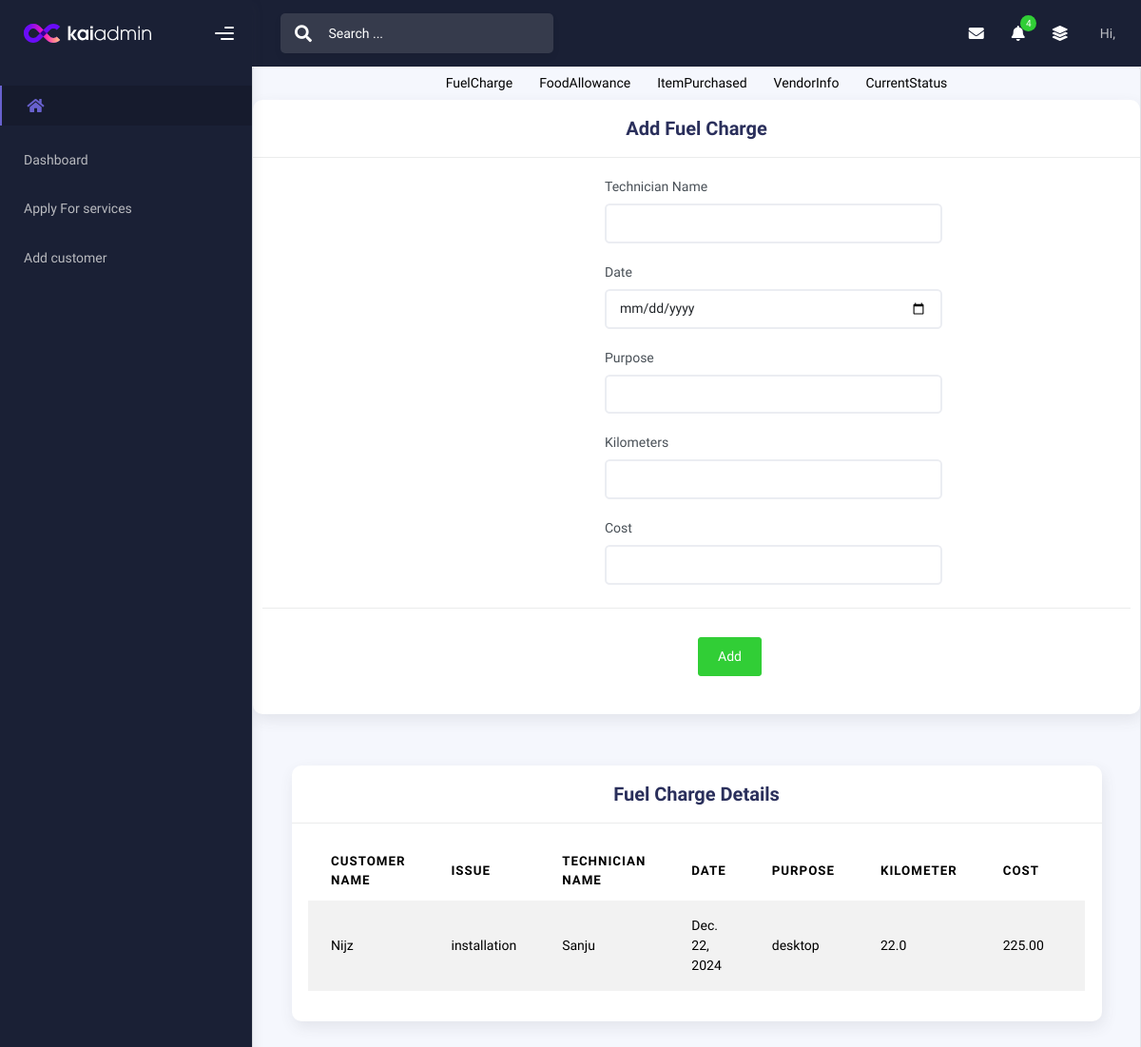
The page /fuelcharge/2/ on the database its author committed.
### workapp/models.py (models this page shows)
class FuelCharge(models.Model):
    technician_name = models.CharField(max_length=100)
    date = models.DateField()
    purpose = models.TextField()
    kilometers = models.FloatField()
    cost = models.DecimalField(max_digits=10, decimal_places=2,default=0)
    apply = models.ForeignKey(Apply, on_delete=models.CASCADE,related_name='fuel_charges', blank=True,null=True)
    customer_name = models.CharField(max_length=225)
    issue = models.TextField()

### workapp/views.py (the view, shortened to what this page needs)
# urls.py: path('fuelcharge/<int:apply_id>/',views.fuelcharge,name='fuelcharge'),
def fuelcharge(request, apply_id):
    try:
        apply_instance = Apply.objects.get(id=apply_id)
    except Apply.DoesNotExist:
        messages.error(request, "Apply instance not found.")
        return redirect('apply_list')  # Replace with your appropriate redirect
    fuel_charges = FuelCharge.objects.filter(apply=apply_instance)
    return render(request, 'fuelcharge.html', {
        'apply': apply_instance,
        'fuel_charges': fuel_charges,
    })

### template/fuelcharge.html (shortened to what this page needs)
{% extends 'index.html' %}
{% block content %}
<div class="container w-100 mt-8  border rounded shadow ">
<ul class="nav justify-content-center">
    <li class="nav-item">
      <a class="nav-link" href="{% url 'fuelcharge' apply.id %}">FuelCharge</a>
    </li>
    <li class="nav-item">
      <a class="nav-link" href="{% url 'foodallowance' apply.id %}">FoodAllowance</a>
    </li>
    <li class="nav-item">
        <a class="nav-link" href="{% url 'itempurchased' apply.id  %}">ItemPurchased</a>
      </li>
      <li class="nav-item">
        <a class="nav-link" href="{% url 'vendorinfo' apply.id %}">VendorInfo</a>
      </li>
      <li class="nav-item">
        <a class="nav-link" href="{% url 'currentstatus' apply.id %}">CurrentStatus</a>
      </li>
  </ul>
  <div class="row">
    <div class="col-md-12">
      <div class="card">
          <div class="card-header">
            <h4 class="card-title text-center">Add Fuel Charge </h4>
        </div>
        <div >
          <div class="form-group" >
            <form action="{% url 'fuelcharge' apply.id %}" method="post">
              <div style="padding-left: 350px;">
              <div class=" form-group col-md-8">
                <label for="technician_name">Technician Name</label>
              <input
                type="text"
                class="form-control"
                id="technician_name"
                name="technician_name"
                placeholder=""
              />
              </div>
              <div class="form-group col-md-8">
              <label for="date">Date</label>
              <input
                type="date"
                class="form-control"
                name="date"
                id="date"
                name=""
              />
              </div>
              <div class="form-group col-md-8">
              <label for="purpose">Purpose</label>
              <input
                type="text"
                class="form-control"
                id="purpose"
                name="purpose"
                placeholder=""
              />
            </div>
            <div class="form-group col-md-8">
              <label for="kilometers">Kilometers</label>
              <input
                type="number"
                class="form-control"
                id="kilometers"
                name="kilometers"
                placeholder=""
              />
            </div>
            <div class="form-group col-md-8">
              <label for="cost">Cost</label>
              <input
                type="number"
                class="form-control"
                id="cost"
                name="cost"
                placeholder=""
              />
            </div>
          </div>
              <div class="card-action text-center mt-3"  style="padding-left: 100px;">
                <button class="btn btn-success" type="submit">Add</button>
              </div>
            </form>
          </div>
        </div>
      </div>
    </div>
  </div>
  <div class="container">
    <div class="page-inner">
      <div class="row">
        <div class="col-md-12">
          <div class="card">
            <div class="card-header">
              <h4 class="card-title text-center">Fuel Charge Details</h4>
            </div>
            <div class="card-body">
              <div class="table-responsive">
                <table
                  id="basic-datatables"
                  class="display table table-striped table-hover"
                >
                  <thead>
                    <tr>
                      <th scope="col">Customer Name</th>
                      <th scope="col">Issue</th>
                      <th scope="col">Technician Name</th>
                      <th scope="col">Date</th>
                      <th scope="col">Purpose</th>
                      <th scope="col">Kilometer</th>
                      <th scope="col">Cost</th>
                      <th scope="col">Actions</th>
                    </tr>
                  </thead>
                  {% for d in fuel_charges %}
                  <tbody>
                    <tr>
                        <td>{{ d.customer_name }}</td>
                        <td>{{ d.issue }}</td>
                        <td>{{ d.technician_name }}</td>
                        <td>{{ d.date }}</td>
                        <td>{{ d.purpose }}</td>
                        <td>{{ d.kilometers }}</td>
                        <td>{{ d.cost }}</td>
                        <td><a href="{% url 'updatefuelcharge' d.id %}" class="btn btn-sm btn-primary">Update</a>
                    </tr>
                    {% endfor %}
                  </tbody>
                </table>
              </div>
            </div>
          </div>
        </div>
      </div>
    </div>
  </div>
{% endblock %}

### template/index.html (style rules this page uses)
li.nav-item a { text-decoration: none; color: black; transition: color 0.3s, background-color 0.3s; }

### rows shown on the page
FuelCharge: customer_name "Nijz", issue "installation", technician_name "Sanju", date "Dec. 22, 2024", purpose "desktop", kilometers "22.0", cost "225.00"
